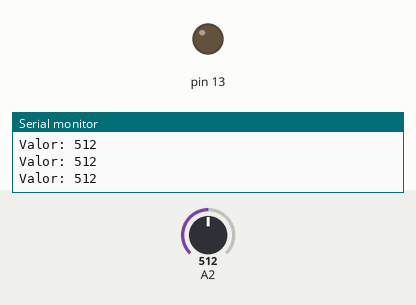
This sketch was run on a simulated Arduino Uno, built with avr-gcc and run on an emulated ATmega328P. On the bench: output pins drawn as LEDs (lit = HIGH), the last lines printed to the serial monitor. The inputs (shaded band) are chosen by the test bench; at power-on: A2 = 512.

Above: at 1.2 s.
1.3 s: A2 set to 215
2.8 s: A2 set to 186
At 3.7 s:
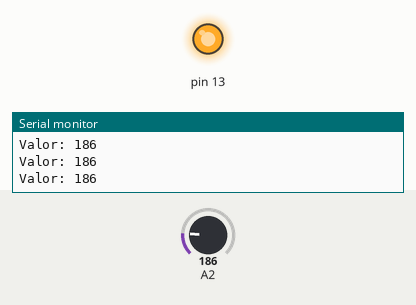
4.3 s: A2 set to 210
At 4.8 s:
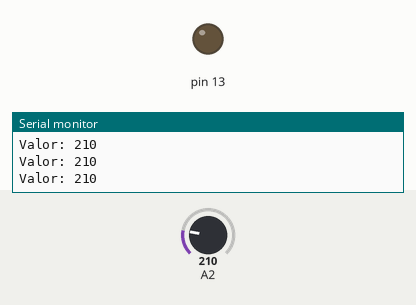
5.8 s: A2 set to 190
At 6.3 s:
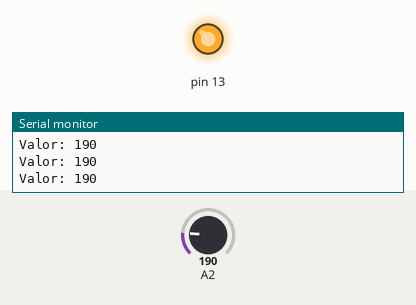
Timing chart, 0 to 8.8 s (numbered marks = the images above; inputs shaded):
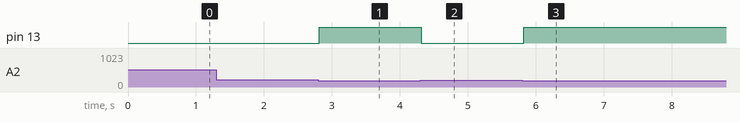

Measured:
- the behaviour switches between 200 and 199 on A2 (found by bisection; images 0 and 1)
- after the input at 2.8 s, pin 13: LOW → HIGH at once
- after the input at 4.3 s, pin 13: HIGH → LOW at once
- after the input at 5.8 s, pin 13: LOW → HIGH at once

The sketch:

Guion-1.ino
```cpp
void setup() {
  // put your setup code here, to run once:
  Serial.begin(9600);
  pinMode(13, OUTPUT);

}

void loop() {
  // put your main code here, to run repeatedly:
  int valorLuz = analogRead(A2);
  Serial.println("Valor: "+String(valorLuz));

  if ( valorLuz < 200){
    digitalWrite(13, HIGH);
  } else {
    digitalWrite(13, LOW);
  }

}
```
